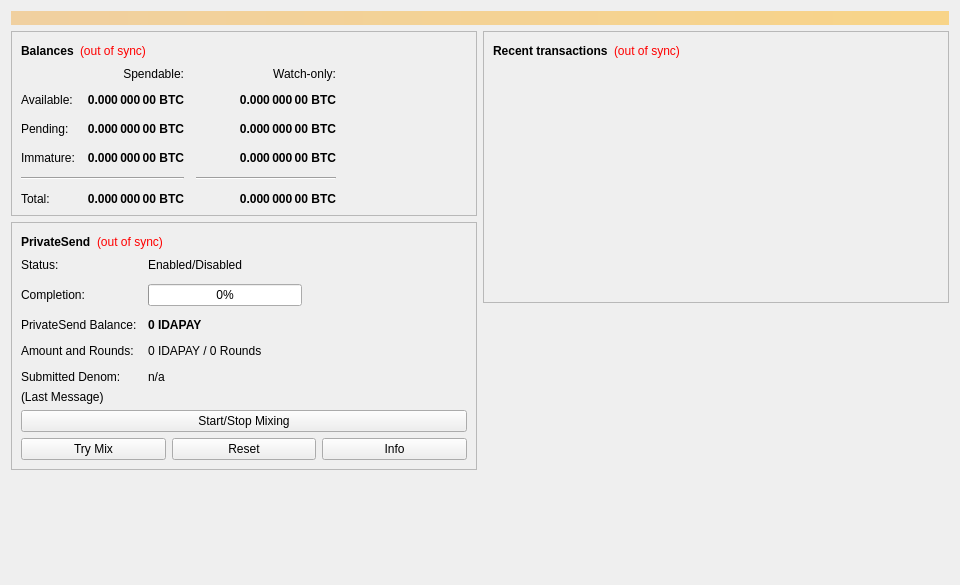
<?xml version="1.0" encoding="UTF-8"?>
<ui version="4.0">
 <class>OverviewPage</class>
 <widget class="QWidget" name="OverviewPage">
  <property name="geometry">
   <rect>
    <x>0</x>
    <y>0</y>
    <width>960</width>
    <height>585</height>
   </rect>
  </property>
  <property name="minimumSize">
   <size>
    <width>960</width>
    <height>0</height>
   </size>
  </property>
  <property name="windowTitle">
   <string>Form</string>
  </property>
  <layout class="QVBoxLayout" name="topLayout">
   <item>
    <widget class="QLabel" name="labelAlerts">
     <property name="visible">
      <bool>false</bool>
     </property>
     <property name="styleSheet">
      <string notr="true">QLabel { background-color: qlineargradient(x1: 0, y1: 0, x2: 1, y2: 0, stop:0 #F0D0A0, stop:1 #F8D488); color:#000000; }</string>
     </property>
     <property name="wordWrap">
      <bool>true</bool>
     </property>
     <property name="margin">
      <number>3</number>
     </property>
     <property name="textInteractionFlags">
      <set>Qt::TextSelectableByMouse</set>
     </property>
    </widget>
   </item>
   <item>
    <layout class="QHBoxLayout" name="horizontalLayout" stretch="1,1">
     <item>
      <layout class="QVBoxLayout" name="verticalLayout_2">
       <item>
        <widget class="QFrame" name="frame">
         <property name="frameShape">
          <enum>QFrame::StyledPanel</enum>
         </property>
         <property name="frameShadow">
          <enum>QFrame::Raised</enum>
         </property>
         <layout class="QVBoxLayout" name="verticalLayout_4">
          <item>
           <layout class="QHBoxLayout" name="horizontalLayout_4">
            <item>
             <widget class="QLabel" name="label_5">
              <property name="font">
               <font>
                <weight>75</weight>
                <bold>true</bold>
               </font>
              </property>
              <property name="text">
               <string>Balances</string>
              </property>
             </widget>
            </item>
            <item>
             <widget class="QLabel" name="labelWalletStatus">
              <property name="toolTip">
               <string>The displayed information may be out of date. Your wallet automatically synchronizes with the IDAPay network after a connection is established, but this process has not completed yet.</string>
              </property>
              <property name="styleSheet">
               <string notr="true">QLabel { color: red; }</string>
              </property>
              <property name="text">
               <string notr="true">(out of sync)</string>
              </property>
              <property name="alignment">
               <set>Qt::AlignLeading|Qt::AlignLeft|Qt::AlignVCenter</set>
              </property>
             </widget>
            </item>
            <item>
             <spacer name="horizontalSpacer_3">
              <property name="orientation">
               <enum>Qt::Horizontal</enum>
              </property>
              <property name="sizeHint" stdset="0">
               <size>
                <width>40</width>
                <height>20</height>
               </size>
              </property>
             </spacer>
            </item>
           </layout>
          </item>
          <item>
           <layout class="QGridLayout" name="gridLayout">
            <property name="spacing">
             <number>12</number>
            </property>
            <item row="2" column="2">
             <widget class="QLabel" name="labelWatchPending">
              <property name="font">
               <font>
                <weight>75</weight>
                <bold>true</bold>
               </font>
              </property>
              <property name="cursor">
               <cursorShape>IBeamCursor</cursorShape>
              </property>
              <property name="toolTip">
               <string>Unconfirmed transactions to watch-only addresses</string>
              </property>
              <property name="text">
               <string notr="true">0.000 000 00 BTC</string>
              </property>
              <property name="alignment">
               <set>Qt::AlignRight|Qt::AlignTrailing|Qt::AlignVCenter</set>
              </property>
              <property name="textInteractionFlags">
               <set>Qt::LinksAccessibleByMouse|Qt::TextSelectableByKeyboard|Qt::TextSelectableByMouse</set>
              </property>
             </widget>
            </item>
            <item row="2" column="1">
             <widget class="QLabel" name="labelUnconfirmed">
              <property name="font">
               <font>
                <weight>75</weight>
                <bold>true</bold>
               </font>
              </property>
              <property name="cursor">
               <cursorShape>IBeamCursor</cursorShape>
              </property>
              <property name="toolTip">
               <string>Total of transactions that have yet to be confirmed, and do not yet count toward the spendable balance</string>
              </property>
              <property name="text">
               <string notr="true">0.000 000 00 BTC</string>
              </property>
              <property name="alignment">
               <set>Qt::AlignRight|Qt::AlignTrailing|Qt::AlignVCenter</set>
              </property>
              <property name="textInteractionFlags">
               <set>Qt::LinksAccessibleByMouse|Qt::TextSelectableByKeyboard|Qt::TextSelectableByMouse</set>
              </property>
             </widget>
            </item>
            <item row="3" column="2">
             <widget class="QLabel" name="labelWatchImmature">
              <property name="font">
               <font>
                <weight>75</weight>
                <bold>true</bold>
               </font>
              </property>
              <property name="cursor">
               <cursorShape>IBeamCursor</cursorShape>
              </property>
              <property name="toolTip">
               <string>Mined balance in watch-only addresses that has not yet matured</string>
              </property>
              <property name="text">
               <string notr="true">0.000 000 00 BTC</string>
              </property>
              <property name="alignment">
               <set>Qt::AlignRight|Qt::AlignTrailing|Qt::AlignVCenter</set>
              </property>
              <property name="textInteractionFlags">
               <set>Qt::LinksAccessibleByMouse|Qt::TextSelectableByKeyboard|Qt::TextSelectableByMouse</set>
              </property>
             </widget>
            </item>
            <item row="4" column="0" colspan="2">
             <widget class="Line" name="lineSpendableBalance">
              <property name="orientation">
               <enum>Qt::Horizontal</enum>
              </property>
             </widget>
            </item>
            <item row="4" column="2">
             <widget class="Line" name="lineWatchBalance">
              <property name="sizePolicy">
               <sizepolicy hsizetype="Preferred" vsizetype="Fixed">
                <horstretch>0</horstretch>
                <verstretch>0</verstretch>
               </sizepolicy>
              </property>
              <property name="minimumSize">
               <size>
                <width>140</width>
                <height>0</height>
               </size>
              </property>
              <property name="orientation">
               <enum>Qt::Horizontal</enum>
              </property>
             </widget>
            </item>
            <item row="5" column="0">
             <widget class="QLabel" name="labelTotalText">
              <property name="text">
               <string>Total:</string>
              </property>
             </widget>
            </item>
            <item row="3" column="1">
             <widget class="QLabel" name="labelImmature">
              <property name="font">
               <font>
                <weight>75</weight>
                <bold>true</bold>
               </font>
              </property>
              <property name="cursor">
               <cursorShape>IBeamCursor</cursorShape>
              </property>
              <property name="toolTip">
               <string>Mined balance that has not yet matured</string>
              </property>
              <property name="text">
               <string notr="true">0.000 000 00 BTC</string>
              </property>
              <property name="alignment">
               <set>Qt::AlignRight|Qt::AlignTrailing|Qt::AlignVCenter</set>
              </property>
              <property name="textInteractionFlags">
               <set>Qt::LinksAccessibleByMouse|Qt::TextSelectableByKeyboard|Qt::TextSelectableByMouse</set>
              </property>
             </widget>
            </item>
            <item row="2" column="3">
             <spacer name="horizontalSpacer_2">
              <property name="orientation">
               <enum>Qt::Horizontal</enum>
              </property>
              <property name="sizeHint" stdset="0">
               <size>
                <width>40</width>
                <height>20</height>
               </size>
              </property>
             </spacer>
            </item>
            <item row="3" column="0">
             <widget class="QLabel" name="labelImmatureText">
              <property name="text">
               <string>Immature:</string>
              </property>
             </widget>
            </item>
            <item row="5" column="1">
             <widget class="QLabel" name="labelTotal">
              <property name="font">
               <font>
                <weight>75</weight>
                <bold>true</bold>
               </font>
              </property>
              <property name="cursor">
               <cursorShape>IBeamCursor</cursorShape>
              </property>
              <property name="toolTip">
               <string>Your current total balance</string>
              </property>
              <property name="text">
               <string notr="true">0.000 000 00 BTC</string>
              </property>
              <property name="alignment">
               <set>Qt::AlignRight|Qt::AlignTrailing|Qt::AlignVCenter</set>
              </property>
              <property name="textInteractionFlags">
               <set>Qt::LinksAccessibleByMouse|Qt::TextSelectableByKeyboard|Qt::TextSelectableByMouse</set>
              </property>
             </widget>
            </item>
            <item row="5" column="2">
             <widget class="QLabel" name="labelWatchTotal">
              <property name="font">
               <font>
                <weight>75</weight>
                <bold>true</bold>
               </font>
              </property>
              <property name="cursor">
               <cursorShape>IBeamCursor</cursorShape>
              </property>
              <property name="toolTip">
               <string>Current total balance in watch-only addresses</string>
              </property>
              <property name="text">
               <string notr="true">0.000 000 00 BTC</string>
              </property>
              <property name="alignment">
               <set>Qt::AlignRight|Qt::AlignTrailing|Qt::AlignVCenter</set>
              </property>
              <property name="textInteractionFlags">
               <set>Qt::LinksAccessibleByMouse|Qt::TextSelectableByKeyboard|Qt::TextSelectableByMouse</set>
              </property>
             </widget>
            </item>
            <item row="0" column="2">
             <widget class="QLabel" name="labelWatchonly">
              <property name="text">
               <string>Watch-only:</string>
              </property>
              <property name="alignment">
               <set>Qt::AlignRight|Qt::AlignTrailing|Qt::AlignVCenter</set>
              </property>
             </widget>
            </item>
            <item row="1" column="0">
             <widget class="QLabel" name="labelBalanceText">
              <property name="text">
               <string>Available:</string>
              </property>
             </widget>
            </item>
            <item row="1" column="1">
             <widget class="QLabel" name="labelBalance">
              <property name="font">
               <font>
                <weight>75</weight>
                <bold>true</bold>
               </font>
              </property>
              <property name="cursor">
               <cursorShape>IBeamCursor</cursorShape>
              </property>
              <property name="toolTip">
               <string>Your current spendable balance</string>
              </property>
              <property name="text">
               <string notr="true">0.000 000 00 BTC</string>
              </property>
              <property name="alignment">
               <set>Qt::AlignRight|Qt::AlignTrailing|Qt::AlignVCenter</set>
              </property>
              <property name="textInteractionFlags">
               <set>Qt::LinksAccessibleByMouse|Qt::TextSelectableByKeyboard|Qt::TextSelectableByMouse</set>
              </property>
             </widget>
            </item>
            <item row="1" column="2">
             <widget class="QLabel" name="labelWatchAvailable">
              <property name="font">
               <font>
                <weight>75</weight>
                <bold>true</bold>
               </font>
              </property>
              <property name="cursor">
               <cursorShape>IBeamCursor</cursorShape>
              </property>
              <property name="toolTip">
               <string>Your current balance in watch-only addresses</string>
              </property>
              <property name="text">
               <string notr="true">0.000 000 00 BTC</string>
              </property>
              <property name="alignment">
               <set>Qt::AlignRight|Qt::AlignTrailing|Qt::AlignVCenter</set>
              </property>
              <property name="textInteractionFlags">
               <set>Qt::LinksAccessibleByMouse|Qt::TextSelectableByKeyboard|Qt::TextSelectableByMouse</set>
              </property>
             </widget>
            </item>
            <item row="2" column="0">
             <widget class="QLabel" name="labelPendingText">
              <property name="text">
               <string>Pending:</string>
              </property>
             </widget>
            </item>
            <item row="0" column="1">
             <widget class="QLabel" name="labelSpendable">
              <property name="text">
               <string>Spendable:</string>
              </property>
              <property name="alignment">
               <set>Qt::AlignRight|Qt::AlignTrailing|Qt::AlignVCenter</set>
              </property>
             </widget>
            </item>
           </layout>
          </item>
         </layout>
        </widget>
       </item>
       <item>
        <widget class="QFrame" name="framePrivateSend">
         <property name="layoutDirection">
          <enum>Qt::LeftToRight</enum>
         </property>
         <property name="frameShape">
          <enum>QFrame::StyledPanel</enum>
         </property>
         <property name="frameShadow">
          <enum>QFrame::Raised</enum>
         </property>
         <layout class="QVBoxLayout" name="VerticalLayout_PS1">
          <item>
           <layout class="QHBoxLayout" name="horizontalLayout_5">
            <item>
             <widget class="QLabel" name="labelPrivateSendHeader">
              <property name="font">
               <font>
                <weight>75</weight>
                <bold>true</bold>
               </font>
              </property>
              <property name="text">
               <string>PrivateSend</string>
              </property>
             </widget>
            </item>
            <item>
             <widget class="QLabel" name="labelPrivateSendSyncStatus">
              <property name="toolTip">
               <string>The displayed information may be out of date. Your wallet automatically synchronizes with the IDAPay network after a connection is established, but this process has not completed yet.</string>
              </property>
              <property name="styleSheet">
               <string notr="true">QLabel { color: red; }</string>
              </property>
              <property name="text">
               <string notr="true">(out of sync)</string>
              </property>
              <property name="alignment">
               <set>Qt::AlignLeading|Qt::AlignLeft|Qt::AlignVCenter</set>
              </property>
             </widget>
            </item>
            <item>
             <spacer name="horizontalSpacer_4">
              <property name="orientation">
               <enum>Qt::Horizontal</enum>
              </property>
              <property name="sizeHint" stdset="0">
               <size>
                <width>40</width>
                <height>20</height>
               </size>
              </property>
             </spacer>
            </item>
           </layout>
          </item>
          <item>
           <layout class="QFormLayout" name="privateSendFormLayout">
            <property name="fieldGrowthPolicy">
             <enum>QFormLayout::AllNonFixedFieldsGrow</enum>
            </property>
            <property name="horizontalSpacing">
             <number>11</number>
            </property>
            <property name="verticalSpacing">
             <number>12</number>
            </property>
            <item row="0" column="0">
             <widget class="QLabel" name="labelPrivateSendEnabledText">
              <property name="text">
               <string>Status:</string>
              </property>
             </widget>
            </item>
            <item row="0" column="1">
             <widget class="QLabel" name="labelPrivateSendEnabled">
              <property name="text">
               <string>Enabled/Disabled</string>
              </property>
             </widget>
            </item>
            <item row="1" column="0">
             <widget class="QLabel" name="labelCompletitionText">
              <property name="text">
               <string>Completion:</string>
              </property>
             </widget>
            </item>
            <item row="1" column="1">
             <widget class="QProgressBar" name="privateSendProgress">
              <property name="maximumSize">
               <size>
                <width>154</width>
                <height>16777215</height>
               </size>
              </property>
              <property name="value">
               <number>0</number>
              </property>
             </widget>
            </item>
            <item row="2" column="0">
             <widget class="QLabel" name="labelAnonymizedText">
              <property name="text">
               <string>PrivateSend Balance:</string>
              </property>
             </widget>
            </item>
            <item row="2" column="1">
             <widget class="QLabel" name="labelAnonymized">
              <property name="font">
               <font>
                <weight>75</weight>
                <bold>true</bold>
               </font>
              </property>
              <property name="text">
               <string notr="true">0 IDAPAY</string>
              </property>
             </widget>
            </item>
            <item row="3" column="0">
             <widget class="QLabel" name="labelAmountAndRoundsText">
              <property name="text">
               <string>Amount and Rounds:</string>
              </property>
             </widget>
            </item>
            <item row="3" column="1">
             <widget class="QLabel" name="labelAmountRounds">
              <property name="text">
               <string>0 IDAPAY / 0 Rounds</string>
              </property>
             </widget>
            </item>
            <item row="4" column="0">
             <widget class="QLabel" name="labelSubmittedDenomText">
              <property name="text">
               <string>Submitted Denom:</string>
              </property>
             </widget>
            </item>
            <item row="4" column="1">
             <widget class="QLabel" name="labelSubmittedDenom">
              <property name="toolTip">
               <string>The denominations you submitted to the Masternode.&lt;br&gt;To mix, other users must submit the exact same denominations.</string>
              </property>
              <property name="text">
               <string>n/a</string>
              </property>
             </widget>
            </item>
           </layout>
          </item>
          <item>
           <layout class="QVBoxLayout" name="VerticalLayout_PS">
            <item>
             <widget class="QLabel" name="labelPrivateSendLastMessage">
              <property name="text">
               <string>(Last Message)</string>
              </property>
              <property name="alignment">
               <set>Qt::AlignLeading|Qt::AlignLeft|Qt::AlignTop</set>
              </property>
              <property name="wordWrap">
               <bool>true</bool>
              </property>
             </widget>
            </item>
            <item>
             <widget class="QPushButton" name="togglePrivateSend">
              <property name="sizePolicy">
               <sizepolicy hsizetype="MinimumExpanding" vsizetype="Fixed">
                <horstretch>0</horstretch>
                <verstretch>0</verstretch>
               </sizepolicy>
              </property>
              <property name="text">
               <string>Start/Stop Mixing</string>
              </property>
             </widget>
            </item>
            <item>
             <layout class="QHBoxLayout" name="horizontalLayout_debugbuttons">
              <item>
               <widget class="QPushButton" name="privateSendAuto">
                <property name="sizePolicy">
                 <sizepolicy hsizetype="MinimumExpanding" vsizetype="Fixed">
                  <horstretch>0</horstretch>
                  <verstretch>0</verstretch>
                 </sizepolicy>
                </property>
                <property name="toolTip">
                 <string>Try to manually submit a PrivateSend request.</string>
                </property>
                <property name="text">
                 <string>Try Mix</string>
                </property>
               </widget>
              </item>
              <item>
               <widget class="QPushButton" name="privateSendReset">
                <property name="sizePolicy">
                 <sizepolicy hsizetype="MinimumExpanding" vsizetype="Fixed">
                  <horstretch>0</horstretch>
                  <verstretch>0</verstretch>
                 </sizepolicy>
                </property>
                <property name="toolTip">
                 <string>Reset the current status of PrivateSend (can interrupt PrivateSend if it's in the process of Mixing, which can cost you money!)</string>
                </property>
                <property name="autoFillBackground">
                 <bool>false</bool>
                </property>
                <property name="text">
                 <string>Reset</string>
                </property>
               </widget>
              </item>
              <item>
               <widget class="QPushButton" name="privateSendInfo">
                <property name="sizePolicy">
                 <sizepolicy hsizetype="MinimumExpanding" vsizetype="Fixed">
                  <horstretch>0</horstretch>
                  <verstretch>0</verstretch>
                 </sizepolicy>
                </property>
                <property name="toolTip">
                 <string>Information about PrivateSend and Mixing</string>
                </property>
                <property name="text">
                 <string>Info</string>
                </property>
               </widget>
              </item>
             </layout>
            </item>
           </layout>
          </item>
         </layout>
        </widget>
       </item>
       <item>
        <spacer name="verticalSpacer">
         <property name="orientation">
          <enum>Qt::Vertical</enum>
         </property>
         <property name="sizeHint" stdset="0">
          <size>
           <width>20</width>
           <height>40</height>
          </size>
         </property>
        </spacer>
       </item>
      </layout>
     </item>
     <item>
      <layout class="QVBoxLayout" name="verticalLayout_3">
       <item>
        <widget class="QFrame" name="frame_2">
         <property name="frameShape">
          <enum>QFrame::StyledPanel</enum>
         </property>
         <property name="frameShadow">
          <enum>QFrame::Raised</enum>
         </property>
         <layout class="QVBoxLayout" name="verticalLayout">
          <item>
           <layout class="QHBoxLayout" name="horizontalLayout_2">
            <item>
             <widget class="QLabel" name="label_4">
              <property name="font">
               <font>
                <weight>75</weight>
                <bold>true</bold>
               </font>
              </property>
              <property name="text">
               <string>Recent transactions</string>
              </property>
             </widget>
            </item>
            <item>
             <widget class="QLabel" name="labelTransactionsStatus">
              <property name="toolTip">
               <string>The displayed information may be out of date. Your wallet automatically synchronizes with the IDAPay network after a connection is established, but this process has not completed yet.</string>
              </property>
              <property name="styleSheet">
               <string notr="true">QLabel { color: red; }</string>
              </property>
              <property name="text">
               <string notr="true">(out of sync)</string>
              </property>
              <property name="alignment">
               <set>Qt::AlignLeading|Qt::AlignLeft|Qt::AlignVCenter</set>
              </property>
             </widget>
            </item>
            <item>
             <spacer name="horizontalSpacer">
              <property name="orientation">
               <enum>Qt::Horizontal</enum>
              </property>
              <property name="sizeHint" stdset="0">
               <size>
                <width>40</width>
                <height>20</height>
               </size>
              </property>
             </spacer>
            </item>
           </layout>
          </item>
          <item>
           <widget class="QListView" name="listTransactions">
            <property name="styleSheet">
             <string notr="true">QListView { background: transparent; }</string>
            </property>
            <property name="frameShape">
             <enum>QFrame::NoFrame</enum>
            </property>
            <property name="verticalScrollBarPolicy">
             <enum>Qt::ScrollBarAlwaysOff</enum>
            </property>
            <property name="horizontalScrollBarPolicy">
             <enum>Qt::ScrollBarAlwaysOff</enum>
            </property>
            <property name="selectionMode">
             <enum>QAbstractItemView::NoSelection</enum>
            </property>
           </widget>
          </item>
         </layout>
        </widget>
       </item>
       <item>
        <spacer name="verticalSpacer_2">
         <property name="orientation">
          <enum>Qt::Vertical</enum>
         </property>
         <property name="sizeHint" stdset="0">
          <size>
           <width>20</width>
           <height>40</height>
          </size>
         </property>
        </spacer>
       </item>
      </layout>
     </item>
    </layout>
   </item>
  </layout>
 </widget>
 <resources/>
 <connections/>
</ui>
